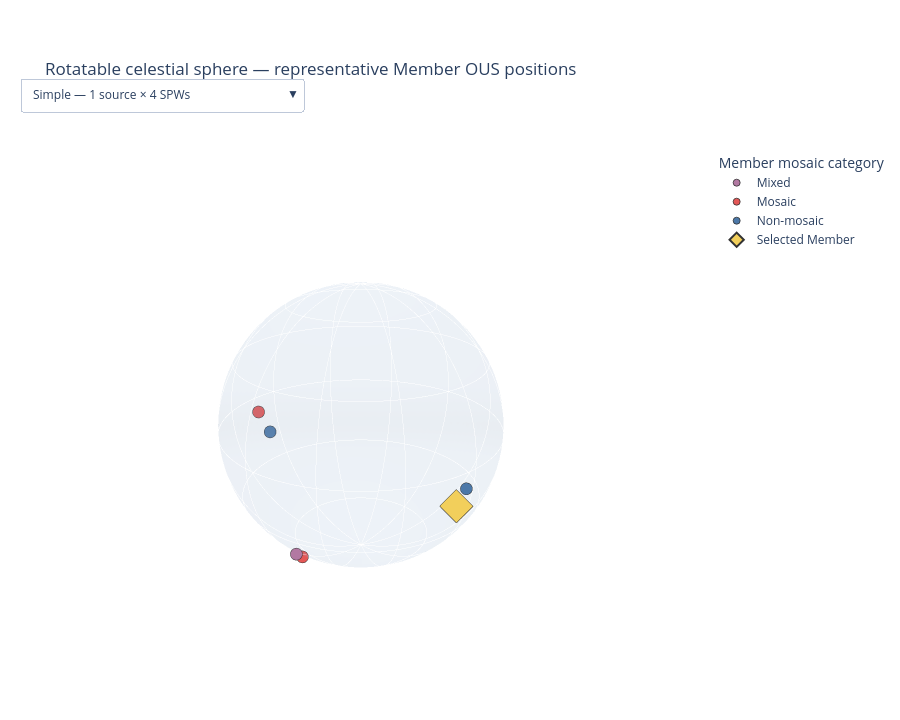

This figure's notebook cell:
### Code cell
sphere_figure_options = []


for case_name, member_uid in (
    representative_members.items()
):
    sphere_figure = (
        build_celestial_sphere_figure(
            member_uid
        )
    )

    sphere_figure_options.append(
        (
            case_name,
            sphere_figure,
        )
    )


standalone_sphere_figure = (
    combine_plotly_figures_with_dropdown(
        sphere_figure_options
    )
)


standalone_sphere_figure.show(
    config={
        "responsive": True,
        "displaylogo": False,
        "scrollZoom": True,
    }
)
